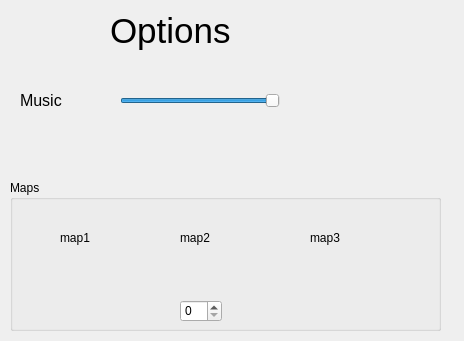
<?xml version="1.0" encoding="UTF-8"?>
<ui version="4.0">
 <class>settings</class>
 <widget class="QDialog" name="settings">
  <property name="geometry">
   <rect>
    <x>0</x>
    <y>0</y>
    <width>464</width>
    <height>341</height>
   </rect>
  </property>
  <property name="windowTitle">
   <string>Dialog</string>
  </property>
  <widget class="QLabel" name="title">
   <property name="geometry">
    <rect>
     <x>110</x>
     <y>10</y>
     <width>141</width>
     <height>41</height>
    </rect>
   </property>
   <property name="font">
    <font>
     <pointsize>26</pointsize>
    </font>
   </property>
   <property name="text">
    <string>Options</string>
   </property>
  </widget>
  <widget class="QLabel" name="music">
   <property name="geometry">
    <rect>
     <x>20</x>
     <y>90</y>
     <width>51</width>
     <height>21</height>
    </rect>
   </property>
   <property name="font">
    <font>
     <pointsize>12</pointsize>
    </font>
   </property>
   <property name="text">
    <string>Music</string>
   </property>
  </widget>
  <widget class="QSlider" name="musicslider">
   <property name="geometry">
    <rect>
     <x>120</x>
     <y>90</y>
     <width>160</width>
     <height>22</height>
    </rect>
   </property>
   <property name="maximum">
    <number>50</number>
   </property>
   <property name="value">
    <number>50</number>
   </property>
   <property name="orientation">
    <enum>Qt::Horizontal</enum>
   </property>
  </widget>
  <widget class="QGroupBox" name="groupBox">
   <property name="geometry">
    <rect>
     <x>10</x>
     <y>180</y>
     <width>431</width>
     <height>151</height>
    </rect>
   </property>
   <property name="title">
    <string>Maps</string>
   </property>
   <widget class="QLabel" name="map1">
    <property name="geometry">
     <rect>
      <x>50</x>
      <y>50</y>
      <width>41</width>
      <height>16</height>
     </rect>
    </property>
    <property name="text">
     <string>map1</string>
    </property>
   </widget>
   <widget class="QLabel" name="map2">
    <property name="geometry">
     <rect>
      <x>170</x>
      <y>50</y>
      <width>49</width>
      <height>16</height>
     </rect>
    </property>
    <property name="text">
     <string>map2</string>
    </property>
   </widget>
   <widget class="QLabel" name="map3">
    <property name="geometry">
     <rect>
      <x>300</x>
      <y>50</y>
      <width>49</width>
      <height>16</height>
     </rect>
    </property>
    <property name="text">
     <string>map3</string>
    </property>
   </widget>
   <widget class="QSpinBox" name="mapchoice">
    <property name="geometry">
     <rect>
      <x>170</x>
      <y>120</y>
      <width>42</width>
      <height>22</height>
     </rect>
    </property>
   </widget>
  </widget>
 </widget>
 <resources/>
 <connections/>
</ui>
